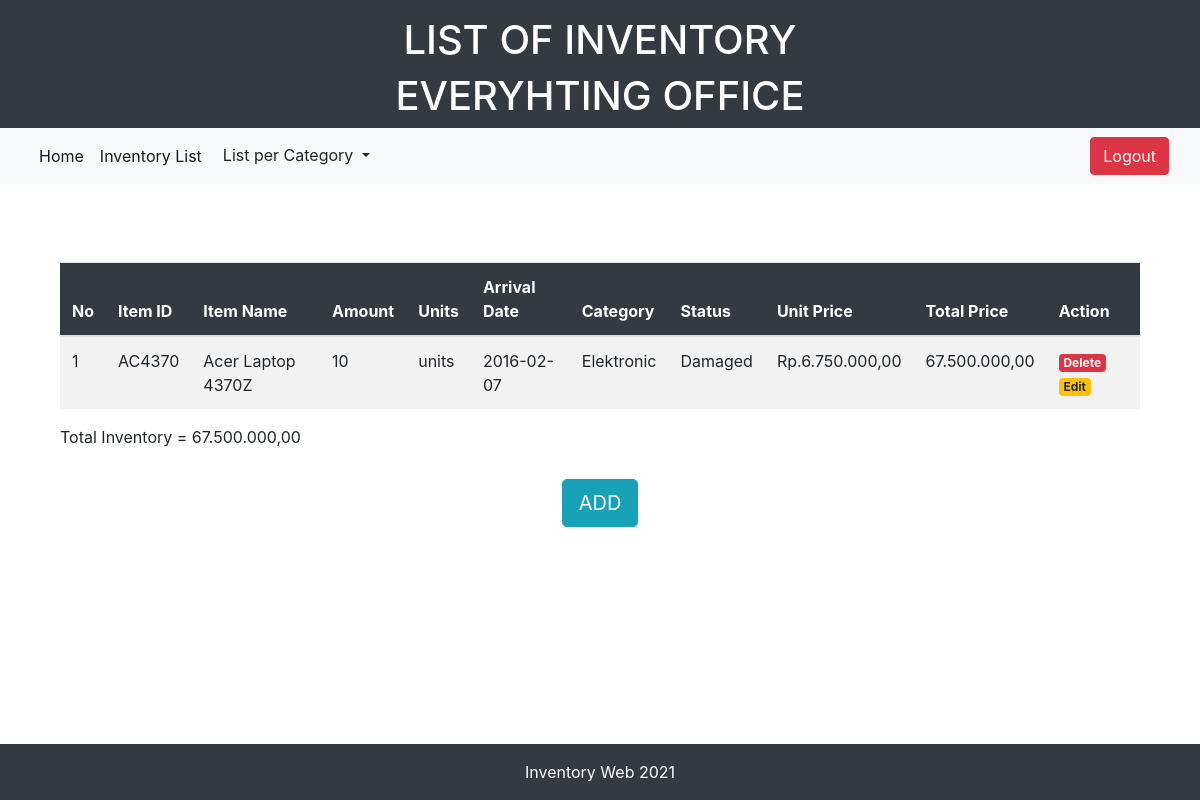
The page /cat_list.php?category=Elektronic (signed in) on the database its author committed.
### tables this page shows
CREATE TABLE `inventory` (
  `item_id` varchar(10) NOT NULL,
  `item_name` varchar(30) NOT NULL,
  `amount` int(11) NOT NULL,
  `unit` varchar(15) NOT NULL,
  `arrival_date` date NOT NULL,
  `category` varchar(20) NOT NULL,
  `item_status` varchar(20) NOT NULL,
  `price` int(20) NOT NULL
);

### database.php (called while the page is built, shortened)
<?php
    $connect = mysqli_connect("localhost", "root", "", "responsi");
function query($query){
    global $connect;
    $result = mysqli_query($connect, $query);
    $rows = [];
    while($row = mysqli_fetch_assoc($result)){
        $rows[] = $row;
    }
    return $rows;
}
?>

### cat_list.php (the view, shortened to what this page needs)
<?php
    include 'database.php';
    $category = $_GET['category'];
    $data = query("SELECT * FROM inventory WHERE category ='$category'");
    $tot_inve = 0;
?>
<!doctype html>
<html>
  <head>
    <link rel="stylesheet" href="https://cdn.jsdelivr.net/npm/bootstrap@4.5.3/dist/css/bootstrap.min.css">
  </head>
  <body>
  <footer class="bg-dark text-white">
    <div class="container">
      <div class="row pt-3">
        <div class="col text-center">
          <h1>LIST OF INVENTORY</h1>
          <h1>EVERYHTING OFFICE</h1>
        </div>
      </div>
    </div>
  </footer>
  <nav class="navbar navbar-expand-lg navbar-light bg-light">
  <div class="container-fluid">
    <div class="collapse navbar-collapse" id="navbarNavDropdown">
      <ul class="navbar-nav">
        <li class="nav-item">
          <a class="nav-link active" aria-current="page" href="index.php">Home</a>
        </li>
        <li class="nav-item">
          <a class="nav-link active" href="list.php">Inventory List</a>
        </li>
        <li class="nav-item dropdown">
                <div class="dropdown">
          <button class="btn btn-light dropdown-toggle" type="button" id="dropdownMenuButton" data-toggle="dropdown" aria-haspopup="true" aria-expanded="false">
          List per Category
          </button>
        </div>
        </li>
      </ul>
    </div>
    <a class="btn btn-danger fixed-right" href="logout.php" role="button">Logout</a>
  </div>
  </nav>
  <br>
  <div class="container" style="padding: 30px;">
    <table class="table table-striped" id="tabel">
        <thead>
            <tr>
                <th class="table-dark">No</th>
                <th class="table-dark">Item ID</th>
                <th class="table-dark">Item Name</th>
                <th class="table-dark">Amount</th>
                <th class="table-dark">Units</th>
                <th class="table-dark">Arrival Date</th>
                <th class="table-dark">Category</th>
                <th class="table-dark">Status</th>
                <th class="table-dark">Unit Price</th>
                <th class="table-dark">Total Price</th>
                <th class="table-dark">Action</th>
            </tr>
        </thead>
            <?php $i = 1; ?>
            <tbody>
            <?php foreach( $data as $row) : ?>
            <tr>
                <td><?= $i ?></td>
                <td><?= $row["item_id"] ?></td>
                <td><?= $row["item_name"] ?></td>
                <td><?= $row["amount"] ?></td>
                <td><?= $row["unit"] ?></td>
                <td><?= $row["arrival_date"] ?></td>
                <td><?= $row["category"] ?></td>
                <td><?= $row["item_status"] ?></td>
                <td><?php
                        $number = $row["price"];
                        $price = number_format($number, 2, ',', '.');
                        echo "Rp." . $price;?>
                </td>
                <?php
                    $total = $row["price"] * $row["amount"];
                    $number = $total;
                    $pricepull = number_format($number, 2, ',', '.');
                    $tot_inve += $total;
                ?>
                <td><?= $pricepull ?></td>
                <td><a href="delete.php?item_id=<?= $row['item_id'];?>" class="badge badge-danger">Delete</a>
                <a href="edit.php?item_id=<?= $row['item_id'];?>" class="badge badge-warning">Edit</a></td>
            </tr>
            <?php $i++; ?>
            <?php endforeach; ?>
            </tbody>
        <br>
    </table>
    Total Inventory =
                <?php
                  $number = $tot_inve;
                  $pricesopull = number_format($number, 2, ',', '.');
                ?>
                <?= $pricesopull ?>
    </div>
    <center><a href="add.php" class="btn btn-info btn-lg btn-center" >ADD</a></center>
  <footer class="bg-dark text-white fixed-bottom">
    <div class="container">
      <div class="row pt-3">
        <div class="col text-center">
          <p>Inventory Web 2021</p>
        </div>
      </div>
    </div>
  </footer>
  </body>
</html>

### rows shown on the page
inventory: item_id "AC4370", item_name "Acer Laptop 4370Z", amount "10", unit "units", arrival_date "2016-02-07", category "Elektronic", item_status "Damaged", price "6.750.000,00", pricepull "67.500.000,00"

### other values the page prints
$pricesopull "67.500.000,00"
